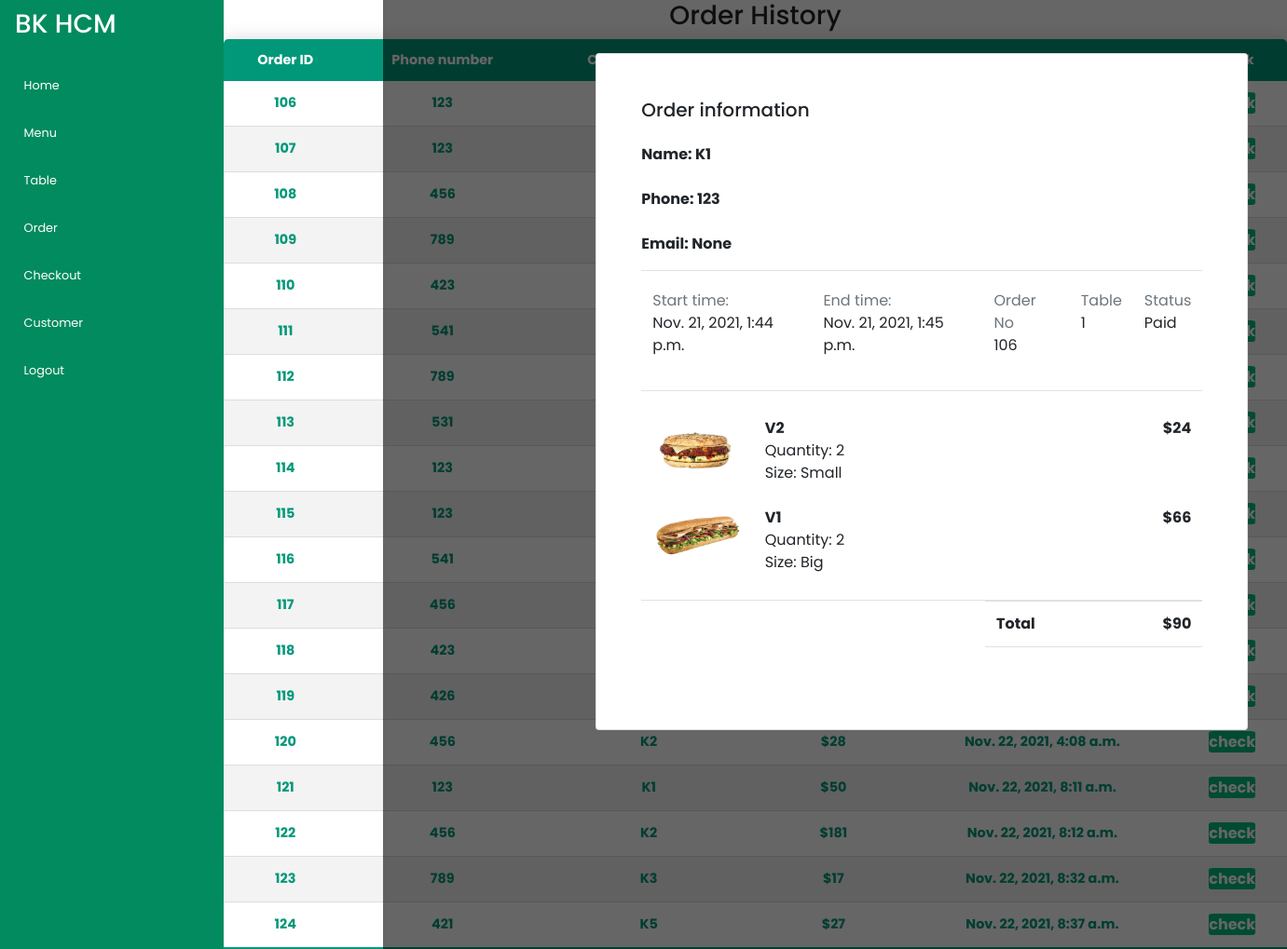
/product/history/106 (signed in), run on an earlier commit of the app's database.
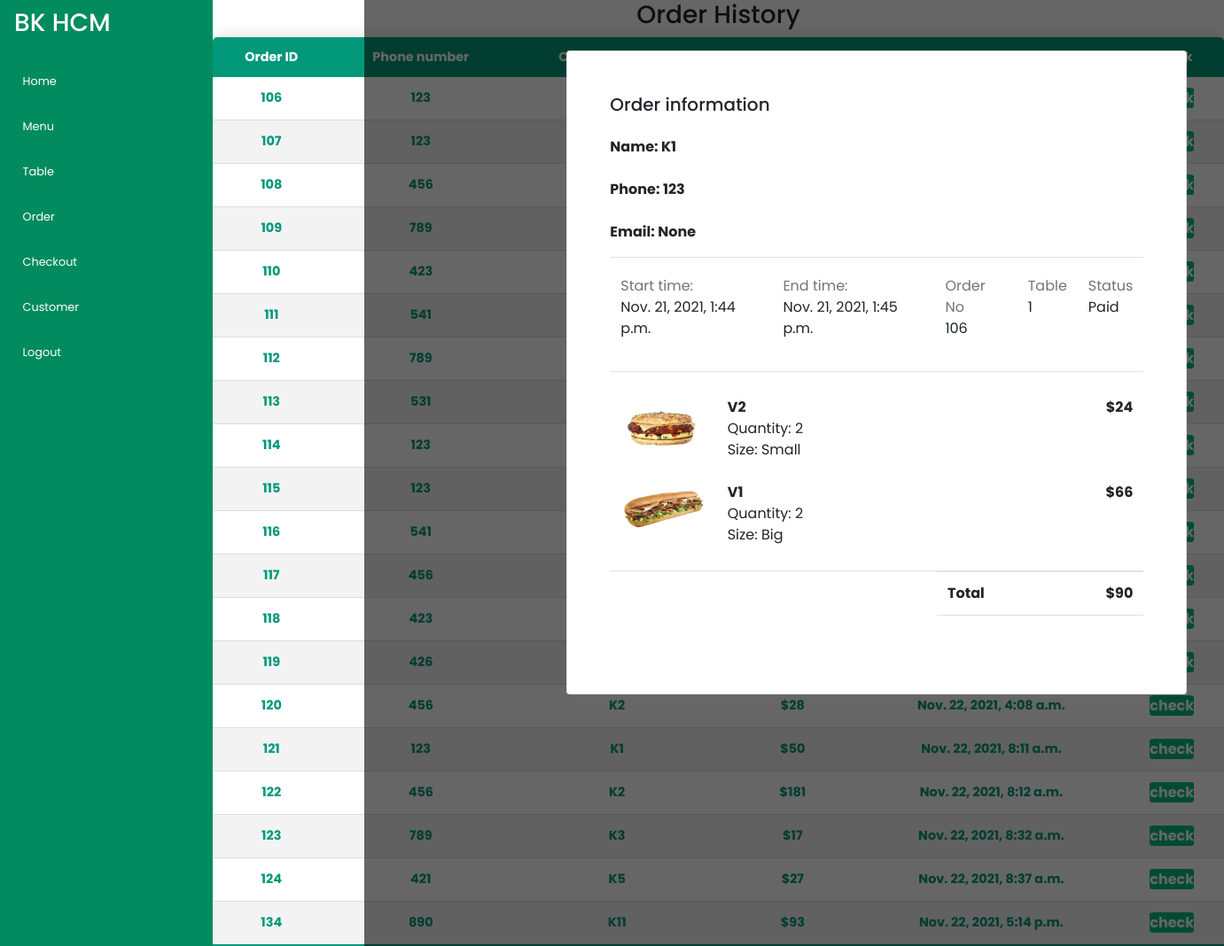
And on a later commit of the database.
### products/models.py (models this page shows, shortened)
class Order(models.Model):
    id_cus = models.ForeignKey(Customer, on_delete=models.CASCADE)
    id_place = models.ForeignKey(
        'Place', on_delete=models.CASCADE, related_name='order')
    starttime = models.DateTimeField(blank=True, auto_now_add=True)
    endtime = models.DateTimeField(blank=True, null=True)
    note = models.CharField(max_length=20, blank=True, null=True)
    status = models.IntegerField(blank=True, default=0)
    totalprice = models.IntegerField(blank=True, default=0)
    def get_order_item(self):
        return Food_Order.objects.filter(id_order=self)

class Customer(models.Model):
    name = models.CharField(max_length=10)
    phone = models.IntegerField(unique=True, blank=False, null=False)
    email = models.CharField(
        db_column='Email', max_length=20, blank=True, null=True)
    level = models.CharField(
        db_column='Level', max_length=8, blank=True, default='Đồng')
    totalorder = models.IntegerField(
        db_column='TotalOrder', blank=True, default=0)
    totalpay = models.IntegerField(db_column='TotalPay', blank=True, default=0)

class Place(models.Model):
    status = models.IntegerField(blank=True, default=0)
    reserve = models.OneToOneField(
        Customer, blank=True, null=True, on_delete=models.CASCADE)

class Food_Order(models.Model):
    id_food = models.ForeignKey(Food, on_delete=models.CASCADE)
    id_order = models.ForeignKey('Order', on_delete=models.CASCADE)
    size = models.IntegerField(blank=True, default=1)
    quantity = models.IntegerField(blank=True, default=1)
    class Meta:
        unique_together = (('id_food', 'id_order'),)
    @property
    def get_price(self):
        return Food.objects.get(id=self.id_food.id).price*self.size*self.quantity

class Food(models.Model):
    name = models.CharField(db_column='Name', unique=True,
                            max_length=10, blank=False, null=False)
    num_size = models.IntegerField(db_column='Num_Size', blank=True, default=1)
    remain = models.FloatField(default=100)
    price = models.IntegerField(db_column='Price', blank=False, null=False)
    image = models.ImageField(null=True, blank=True)

### products/views.py (the view)
# urls.py: path('history/<int:id>', print_order),
def print_order(request, id):
    if not request.user.is_authenticated:
        return render(request, "t/Login.html", {})
    a = Pos.print_order(id)
    context = {"type": 301, "order": a,
               "items": a.get_order_item(), "order_history": Pos.order_history()}
    return render(request, "t/Order.html", context)

### products/models.py (called while the page is built)
    @staticmethod
    def order_history():
        return OrderDB.get_order_history()

    @staticmethod
    def print_order(id_order):
        return OrderDB.get_order_info(id_order, True)

    @staticmethod
    def get_order_history():
        return Order.objects.all()

    @staticmethod
    def get_order_info(id_order, a: bool):
        return Order.objects.get(id=id_order)

### products/templates/t/Order.html (shortened to what this page needs)
{% extends 't/main.html' %}
{% load static %}
{% block content %}
<div class="main-content" style="display: block" id="103">
  <div class="ngang">
    <table class="content-table">
      <h3>
        <center>Order History</center>
      </h3>
      <thead>
        <tr>
          <th>
            <center>Order ID</center>
          </th>
          <th>
            <center>Phone number</center>
          </th>
          <th>
            <center>Customer's name</center>
          </th>
          <th>
            <center>Total Price</center>
          </th>
          <th>
            <center>Datetime</center>
          </th>
          <th>
            <center>Check</center>
          </th>
        </tr>
      </thead>
      <tbody>
        {% for item in order_history %}
        <tr id="3001" class="active-row">
          <td>
            <center>{{ item.id }}</center>
          </td>
          <td>
            <center>{{ item.id_cus.phone }}</center>
          </td>
          <td>
            <center>{{ item.id_cus.name }}</center>
          </td>
          <td>
            <center>${{ item.totalprice }}</center>
          </td>
          <td>
            <center>{{ item.starttime }}</center>
          </td>
          <td>
            <center><a style="text-decoration: none" class="check" href="./{{ item.id }}">check
            </center>
          </td>
        </tr>
        {% endfor %}
      </tbody>
    </table>
    <div id="301" class="del" style="position: absolute; display: none; top: 0%; left: 15%; z-index: 9998;">
      <div class="card">
        <div class="invoice p-5">
          <h5>Order information</h5>
          <span class="font-weight-bold d-block mt-4">Name: {{ order.id_cus.name }}</span>
          <span class="font-weight-bold d-block mt-4">Phone: {{ order.id_cus.phone }}</span>
          <span class="font-weight-bold d-block mt-4">Email: {{ order.id_cus.email }}</span>
          <div class="payment border-top mt-3 mb-3 border-bottom table-responsive">
            <table class="table table-borderless">
              <tbody>
                <tr>
                  <td>
                    <div class="py-2"> <span class="d-block text-muted">Start time:</span>
                      <span>{{ order.starttime}}</span>
                    </div>
                  </td>
                  <td>
                    <div class="py-2"> <span class="d-block text-muted">End time:</span>
                      <span>{{ order.endtime}}</span>
                    </div>
                  </td>
                  <td>
                    <div class="py-2"> <span class="d-block text-muted">Order No</span> <span>{{ order.id }}</span>
                    </div>
                  </td>
                  <td>
                    <div class="py-2"> <span class="d-block text-muted">Table</span>
                      <span>{{ order.id_place.id}}</span>
                    </div>
                  </td>
                  <td>
                    <div class="py-2"> <span class="d-block text-muted">Status</span>
                      <span>{% if order.status == 1 %}Paid
                        {% else %}Unpaid
                        {% endif %}
                      </span>
                    </div>
                  </td>
                </tr>
              </tbody>
            </table>
          </div>
          <div class="product border-bottom table-responsive">
            <table class="table table-borderless">
              <tbody>
                {% for item in items %}
                <tr>
                  <td width="20%"> <img src="{{item.id_food.image.url}}" width="90"> </td>
                  <td width="60%"> <span class="font-weight-bold">{{item.id_food.name}}</span>
                    <div class="product-qty"> <span class="d-block">Quantity: {{item.quantity}}</span>
                      <span>Size: {% if item.size == 1 %}Small
                        {% elif item.size == 2 %}Normal
                        {% else %}Big
                        {% endif %}
                      </span>
                    </div>
                  </td>
                  <td width="20%">
                    <div class="text-right"> <span class="font-weight-bold">${{ item.get_price }}</span> </div>
                  </td>
                </tr>
                {% endfor %}
              </tbody>
            </table>
          </div>
          <div class="row d-flex justify-content-end">
            <div class="col-md-5">
              <table class="table table-borderless">
                <tbody class="totals">
                  <tr class="border-top border-bottom">
                    <td>
                      <div class="text-left"> <span class="font-weight-bold">Total</span> </div>
                    </td>
                    <td>
                      <div class="text-right"> <span class="font-weight-bold">${{ order.totalprice }}</span> </div>
                    </td>
                  </tr>
                </tbody>
              </table>
            </div>
          </div>
          <div class="paynow" onclick="print()">
            <a style="text-decoration: none;color: #fff">Print</a>
          </div>
        </div>
      </div>
    </div>
  </div>
</div>
{% endblock content %}

### products/templates/t/main.html (shortened to what this page needs)
{% load static %}
<!DOCTYPE html>
<html lang="en">
<head>
    <link rel="stylesheet" href="https://cdn.jsdelivr.net/gh/lykmapipo/themify-icons@0.1.2/css/themify-icons.css">
    <link href="https://getbootstrap.com/docs/4.1/dist/css/bootstrap.min.css" rel="stylesheet">
    <link href="https://getbootstrap.com/docs/4.1/examples/checkout/form-validation.css" rel="stylesheet">
    <link rel="stylesheet" href="{% static 'css/main.css' %}">
</head>
<body>
    <div class="sidebar">
        <div class="sidebar-header">
            <h3 class="brand">
                <span>BK HCM</span>
            </h3>
        </div>
        <div class="sidebar-menu">
            <ul>
                <li>
                    <a href="/product/home">
                        <span>Home</span>
                    </a>
                </li>
                <li>
                    <a href="/product/order/1">
                        <span>Menu</span>
                    </a>
                </li>
                <li>
                    <a href="/product/place">
                        <span>Table</span>
                    </a>
                </li>
                <li>
                    <a href="/product/history">
                        <span>Order</span>
                    </a>
                </li>
                <li>
                    <a href="/product/pay">
                        <span>Checkout</span>
                    </a>
                </li>
                <li>
                    <a href="/product/customer">
                        <span>Customer</span>
                    </a>
                </li>
                <li>
                    <a href="/product/logout">
                        <span>Logout</span>
                    </a>
                </li>
            </ul>
        </div>
    </div>
    {% block content %}
    {% endblock content %}
</body>
</html>

### static/css/main.css (style rules this page uses)
:root { --primaryColor: rgb(0, 188, 126); --primaryHover: rgb(5, 151, 103); --secondaryColor: rgb(0, 26, 80); --secondaryHover: rgb(2, 36, 107); --textColor: rgb(255, 255, 255); --footerBgColor: rgb(29, 29, 29); --paragraphColor: rgb(175, 175, 175); --greyBG: rgb(246, 246, 246); --main-color: #027581; --color-dark: #1D2231; --text-grey: #8390A2; }
* { padding: 0; margin: 0; -webkit-box-sizing: border-box; box-sizing: border-box; font-family: "Poppins", sans-serif; }
html { scroll-behavior: smooth; }
img { width: 100%; }
a { text-decoration: none; }
li { list-style: none; }
@media screen and (min-width: 1148px) { ul { font-size: 18px !important; } }
.sidebar { height: 100%; width: 240px; position: fixed; left: 0; top: 0; z-index: 100; background: rgb(2 139 94); color: #fff; overflow-y: auto; transition: width 500ms; }
.sidebar-header { display: flex; justify-content: space-between; align-items: center; height: 60px; padding: 0rem 1rem; }
.sidebar-menu { padding: 1rem; }
.sidebar li { margin-bottom: 1.5rem; }
.sidebar a { color: #fff; font-size: .8rem; }
.sidebar a span:last-child { padding-left: .6rem; }
.main-content { position: relative; margin-left: 240px; transition: margin-left 500ms; display: none; }
.check { background: var(--primaryColor); color: var(--textColor); border: none; outline: none; border-radius: 10%; padding: auto; font-size: 16px; }
.content-table { border-collapse: collapse; margin: 0px; font-size: 0.9em; min-width: 100%; border-radius: 5px 5px 0 0; overflow: hidden; box-shadow: 0 0 20px rgba(0, 0, 0, 0.15); }
.content-table thead tr { background-color: #009879; color: #ffffff; text-align: left; font-weight: bold; }
.content-table th, .content-table td { padding: 12px 15px; }
.content-table tbody tr { border-bottom: 1px solid #dddddd; }
.content-table tbody tr:nth-of-type(even) { background-color: #f3f3f3; }
.content-table tbody tr:last-of-type { border-bottom: 2px solid #009879; }
.content-table tbody tr.active-row { font-weight: bold; color: #009879; }
.del { position: absolute; display: none; top: -5.4%; width: 100%; height: 100%; padding: 5% 20% 20% 20%; overflow: overlay; background: rgba(0, 0, 0, 0.6); }
.row { display: -ms-flexbox; display: flex; -ms-flex-wrap: wrap; margin-right: -15px; margin-left: -15px; flex-direction: row; }
.col-md-5 { flex: 0 0 41.666667%; max-width: 41.666667%; }

### products/templates/t/main.html (style rules this page uses)
.card { width: 700px; height: auto; }

What changed in the data, as far as the page shows it:
added Order: id "134", id_cus.phone "890", id_cus.name "K11", totalprice "93", starttime "Nov. 22, 2021, 5:14 p.m."
